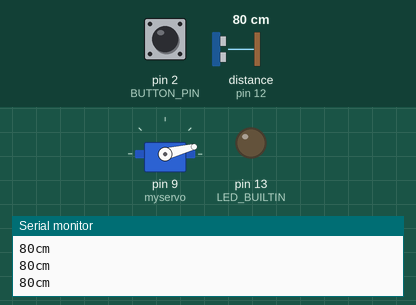
The sketch below on a simulated Arduino Uno, built with avr-gcc and run on an emulated ATmega328P. Parts: servo, output pins drawn as LEDs (lit = HIGH), the last lines printed to the serial monitor. Inputs (shaded band) come from the test bench; at power-on: pin 2 (BUTTON_PIN) HIGH, distance to the obstacle (sensor on pin 12) 80 cm. The echo pulse lasts 58.3 µs per cm.

Above: at 1.2 s.
1.3 s: pin 2 (BUTTON_PIN) pulled LOW for 0.15 s
At 2.0 s:
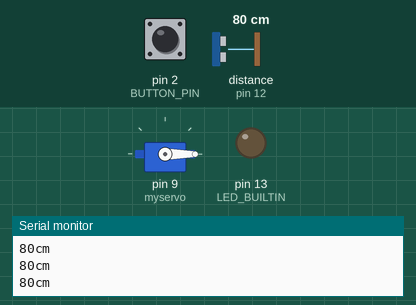
2.9 s: distance to the obstacle (sensor on pin 12) set to 250 cm
At 3.3 s:
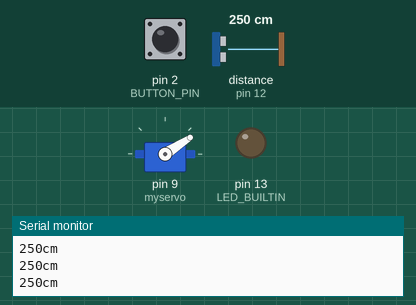
4.4 s: pin 2 (BUTTON_PIN) pulled LOW for 1 s
At 6.6 s:
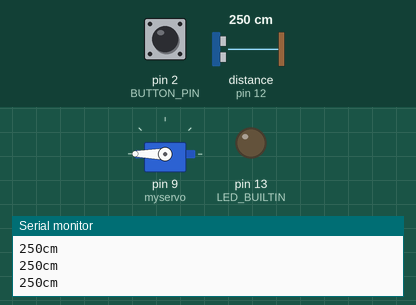
6.9 s: distance to the obstacle (sensor on pin 12) set to 120 cm
At 7.9 s:
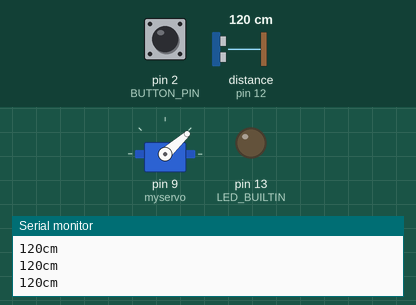
8.4 s: pin 2 (BUTTON_PIN) pulled LOW for 0.15 s
At 8.5 s:
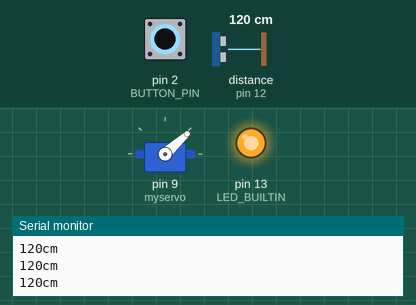
10.0 s: distance to the obstacle (sensor on pin 12) set to 183 cm
At 10.4 s:
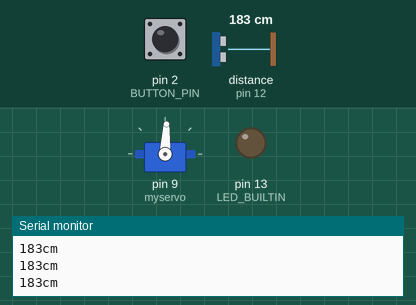
Timing chart, 0 to 12.5 s (numbered marks = the images above; inputs shaded):
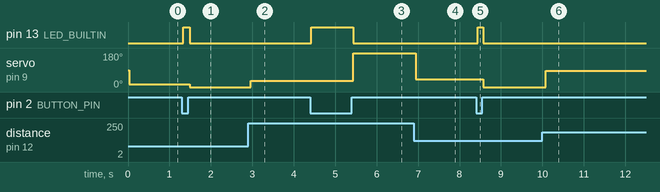

The sketch:

prototype.ino
```cpp
#include <Servo.h>
#include "SR04.h"

// ultrasonic sensor variables
#define TRIG_PIN 12
#define ECHO_PIN 11
SR04 sr04 = SR04(ECHO_PIN,TRIG_PIN);
long distance;

// button variables
#define BUTTON_PIN 2
#define LONG_PRESS_THRESHOLD 1000  // 1 second
bool buttonPressed = false;
unsigned long pressStartTime;

// servo variables
#define MIN_SERVO 0
#define MAX_SERVO 180
Servo myservo;
long minDistance = 0;
long maxDistance = 1000;

void setup() {
  Serial.begin(9600);

  pinMode(BUTTON_PIN, INPUT_PULLUP);
  pinMode(LED_BUILTIN, OUTPUT);

  myservo.attach(9); // digital pin 9 on the Arduino
}

void loop() {
  distance = sr04.Distance(); // distance measurement from the ultrasonic sensor

  if (digitalRead(BUTTON_PIN) == LOW) {
    digitalWrite(LED_BUILTIN, HIGH);
    // when button pressed
    if (buttonPressed == false) {
      buttonPressed = true;
      pressStartTime = millis();
    }

  } else {
    digitalWrite(LED_BUILTIN, LOW);
    // when button released
    if (buttonPressed) {
      buttonPressed = false;
      if (millis() - pressStartTime < LONG_PRESS_THRESHOLD) {
        minDistance = distance;
        Serial.print(distance);
        Serial.println("Short press for minimum");
      } else {
        maxDistance = distance;
        Serial.print(distance);
        Serial.println("Long press for maximum");
      }
    }
  }

  Serial.print(distance);
  Serial.println("cm");
  int servoAngle = map(distance, minDistance, maxDistance, MIN_SERVO, MAX_SERVO);
  myservo.write(servoAngle);
  delay(10);
}
```

Measured:
- after the input at 1.3 s, pin 13 (LED_BUILTIN): LOW → HIGH at once, → LOW 0.16 s later; servo on pin 9 (myservo): 14° → 0° after 0.19 s
- after the input at 2.9 s, servo on pin 9 (myservo): 0° → 33° after 0.06 s
- after the input at 4.4 s, pin 13 (LED_BUILTIN): LOW → HIGH at once, → LOW 1.0 s later; servo on pin 9 (myservo): 33° → 180° after 1.0 s
- after the input at 6.9 s, servo on pin 9 (myservo): 180° → 42° at once
- after the input at 8.4 s, pin 13 (LED_BUILTIN): LOW → HIGH at once, → LOW 0.13 s later; servo on pin 9 (myservo): 42° → 0° after 0.17 s
- after the input at 10.0 s, servo on pin 9 (myservo): 0° → 87° after 0.08 s
